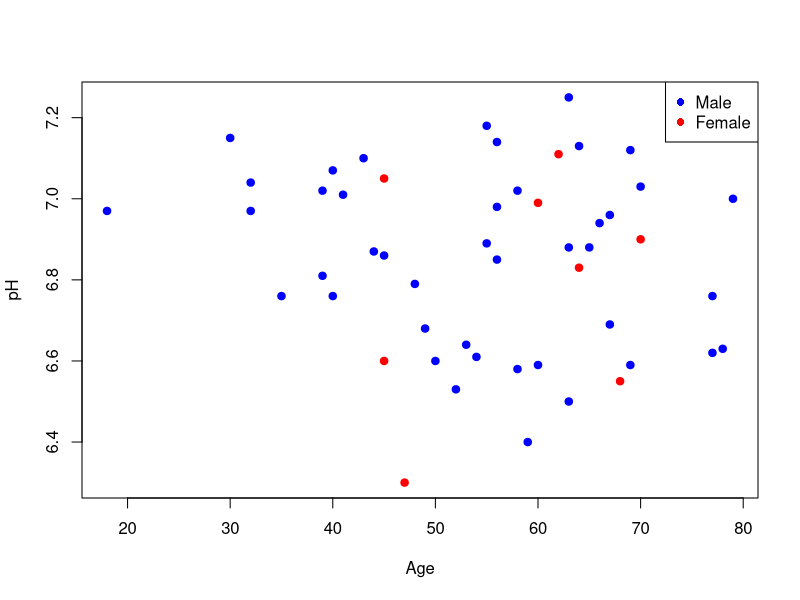
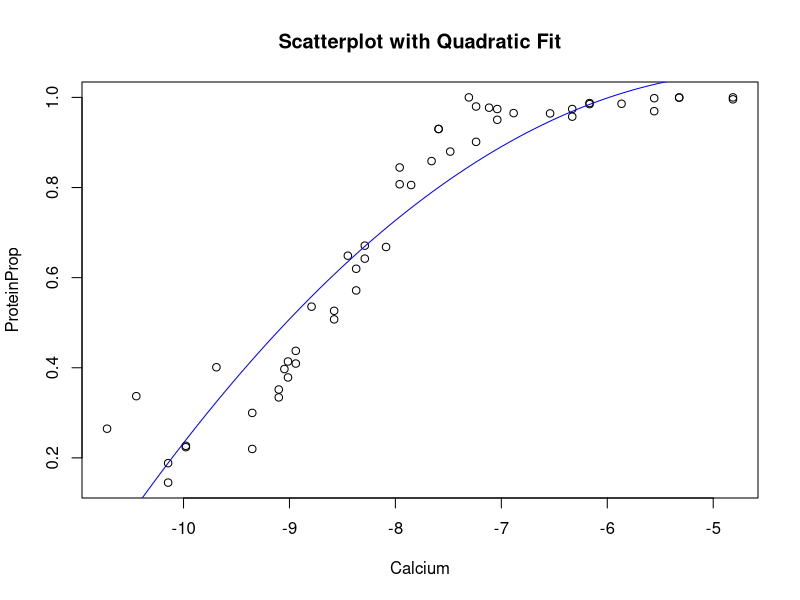
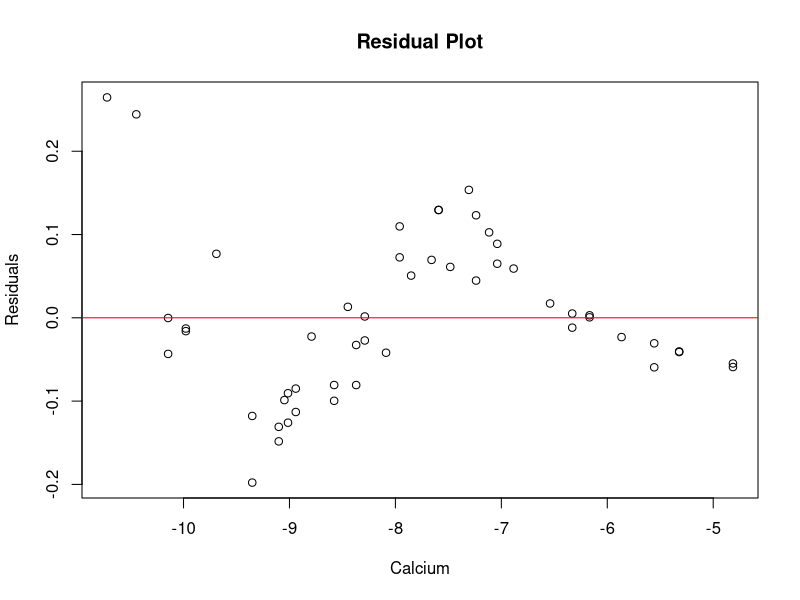

Here is the R script that generated these plots, in order:
## ---- chunk 1
brain <- read.csv("../data/BrainpH.csv", header = TRUE)
math <- read.csv("../data/MathEnrollment.csv", header = TRUE)
fluorescence <- read.csv("../data/Fluorescence.csv", header = TRUE)
## ---- chunk 2
summary(lm(Spring ~ Fall + AYear, data = math))
## ---- chunk 3
summary(lm(Spring ~ Fall + AYear, data = math))$sigma
## ---- chunk 4
anova(lm(Spring ~ Fall + AYear, data = math))
## ---- chunk 5
summary(lm(Spring ~ Fall + AYear, data = math))
## ---- chunk 6
plot(brain$Age, brain$pH, col = ifelse(brain$Sex == "M", "blue", "red"), pch = 19, xlab = "Age", ylab = "pH")
legend("topright", legend = c("Male", "Female"), pch = 16, col = c("blue", "red"))
## ---- chunk 7
summary(lm(pH ~ Age, data = brain))
## ---- chunk 8
model_parallel <- lm(pH ~ Age + Sex, data = brain)
summary(model_parallel)
## ---- chunk 9
fluorescence$CalciumSq <- fluorescence$Calcium^2
summary(lm(ProteinProp ~ Calcium + CalciumSq, data = fluorescence))
## ---- chunk 10
model <- lm(ProteinProp ~ Calcium + CalciumSq, data = fluorescence)
plot(fluorescence$Calcium, fluorescence$ProteinProp, xlab = "Calcium", ylab = "ProteinProp", main = "Scatterplot with Quadratic Fit")
curve(coef(model)[1] + coef(model)[2] * x + coef(model)[3] * x^2, add = TRUE, col = "blue")
## ---- chunk 11
model <- lm(ProteinProp ~ Calcium + CalciumSq, data = fluorescence)
plot(fluorescence$Calcium, resid(model), xlab = "Calcium", ylab = "Residuals", main = "Residual Plot")
abline(h = 0, col = "red")
## ---- chunk 12
summary(lm(ProteinProp ~ Calcium + CalciumSq, data = fluorescence))
## ---- chunk 13
summary(lm(ProteinProp ~ Calcium + CalciumSq, data = fluorescence))$r.squared
